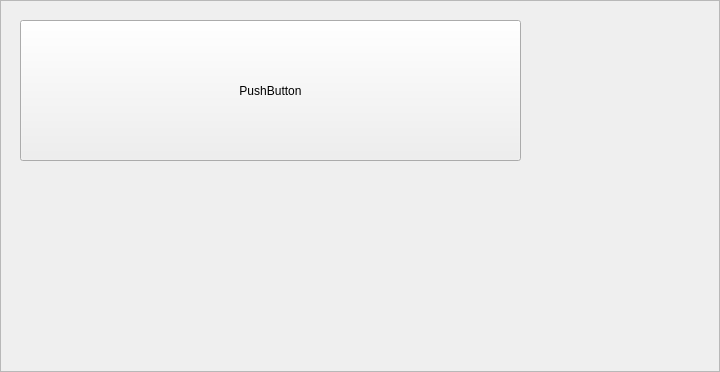
<?xml version="1.0" encoding="UTF-8"?>
<ui version="4.0">
 <class>frame_paciente</class>
 <widget class="QFrame" name="frame_paciente">
  <property name="geometry">
   <rect>
    <x>0</x>
    <y>0</y>
    <width>720</width>
    <height>372</height>
   </rect>
  </property>
  <property name="windowTitle">
   <string>Frame</string>
  </property>
  <property name="frameShape">
   <enum>QFrame::StyledPanel</enum>
  </property>
  <property name="frameShadow">
   <enum>QFrame::Raised</enum>
  </property>
  <widget class="QPushButton" name="pushButton">
   <property name="geometry">
    <rect>
     <x>20</x>
     <y>20</y>
     <width>501</width>
     <height>141</height>
    </rect>
   </property>
   <property name="text">
    <string>PushButton</string>
   </property>
  </widget>
 </widget>
 <resources/>
 <connections/>
</ui>
